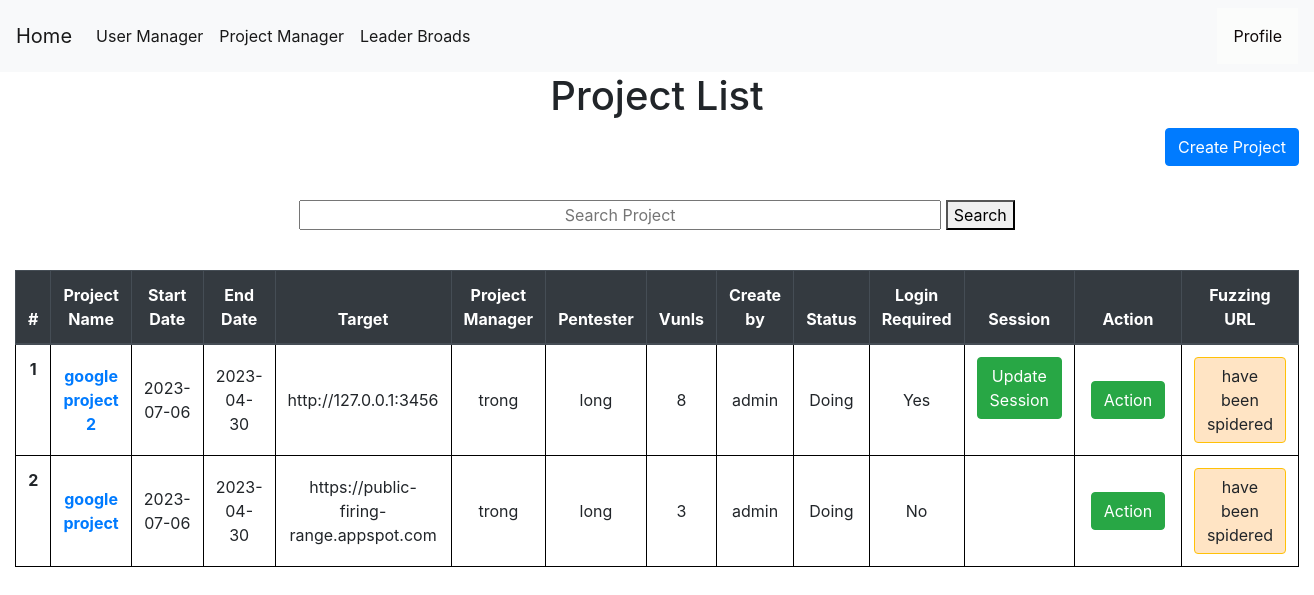
Before: /projectmanager (signed in) with the older database file.
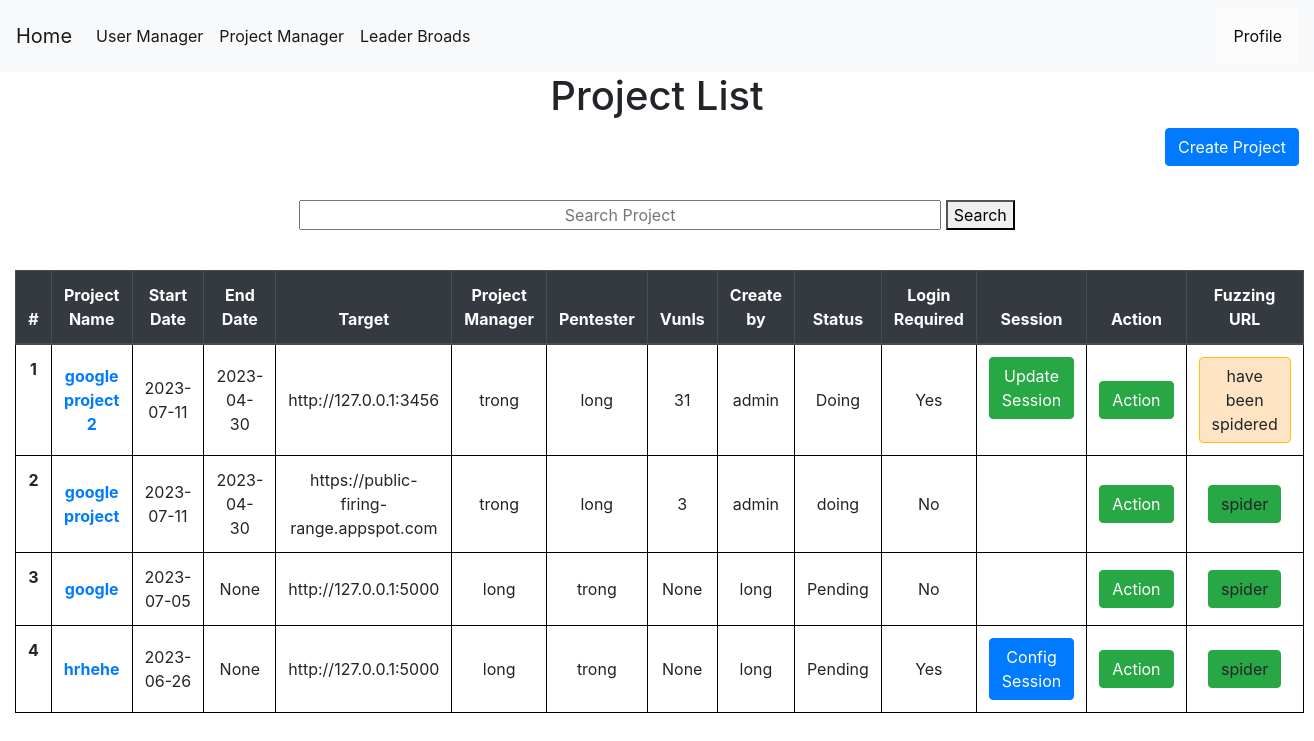
After: the same page with the newer database file.
### tables this page shows
CREATE TABLE projects (
    projectid INTEGER PRIMARY KEY AUTOINCREMENT,
    projectname TEXT NOT NULL,
    startdate date NOT NULL,
    enddate date,
    vunls int,
    target text not null,
    securitylevel TEXT,
    manager TEXT ,
    pentester TEXT ,
    status TEXT NOT NULL,
    create_by INTEGER ,
    isspider INTEGER,
    login INTEGER NOT NULL,
    isconfig INTEGER NOT NULL DEFAULT 0,
    FOREIGN KEY (pentester) REFERENCES users(userid) ON DELETE CASCADE
    FOREIGN KEY (manager) REFERENCES users(userid) ON DELETE CASCADE
    FOREIGN KEY (create_by) REFERENCES users(userid) ON DELETE CASCADE
);

### app.py (the view)
@app.route('/projectmanager', methods=('GET', 'POST'))
def showproject():
    msg = ''
    if session["userid"] == None:
        return redirect(url_for('login'))
    currentuser = get_current_user()
    conn = get_db_connection()
    projects = conn.execute('SELECT * FROM projects').fetchall()
    users = conn.execute('SELECT * FROM users').fetchall()
    conn.commit()
    conn.close()
    return render_template('show_project.html', currentuser=currentuser,projects=projects,users=users,msg=msg)

### app.py (called while the page is built)
def get_db_connection():
    conn = sqlite3.connect('database.db')
    conn.row_factory = sqlite3.Row
    return conn

def get_current_user():
    userid = session["userid"]
    conn = get_db_connection()
    user = conn.execute('SELECT * FROM users WHERE userid = ?',(userid,)).fetchone()
    conn.commit()
    conn.close()
    return user

### templates/show_project.html (shortened to what this page needs)
{% extends 'base.html' %}
{% block content %}
    <center><h1>{% block title %}  Project List  {% endblock %}</h1></center>
    <link rel= "stylesheet" type= "text/css" href= "{{ url_for('static',filename='css/showuser.css') }}">
    <link rel= "stylesheet" type= "text/css" href= "{{ url_for('static',filename='css/loading.css') }}">
    {% if currentuser["role"] != "Pentester" %}
    <a href="{{ url_for('add_project')}}" class="btn btn-primary" style="float: right;" role="button" aria-pressed="true">Create Project</a>
    {% endif %}
  <center>
  <form action="{{ url_for('search_project') }}" method ="GET">
    <input style="text-align: center;width:50%;" name="projectname" type="projectname" placeholder="Search Project" />
    <button>Search</button>
  </form>
</center></br>
<div >
    <table class="table" style="width:100%">
        <thead class="thead-dark" style="width:100%">
          <tr>
            <th style="text-align: center"scope="col">#</th>
            <th style="text-align: center"scope="col">Project Name</th>
            <th style="text-align: center"scope="col">Start Date</th>
            <th style="text-align: center"scope="col">End Date</th>
            <th style="text-align: center"scope="col">Target</th>
            <th style="text-align: center"scope="col">Project Manager</th>
            <th style="text-align: center"scope="col">Pentester</th>
            <th style="text-align: center"scope="col">Vunls</th>
            <th style="text-align: center"scope="col">Create by</th>
            <th style="text-align: center"scope="col">Status</th>
            <th style="text-align: center"scope="col">Login Required</th>
            <th style="text-align: center"scope="col">Session</th>
            <th style="text-align: center;width: 10%;"scope="col">Action</th>
            <th style="text-align: center"scope="col">Fuzzing URL</th>
          </tr>
        </thead>
        <tbody>
        {% for project in projects %}
          <tr >
            <th style="text-align: center" class="counterCell"></th>
            <th style="text-align: center"class="align-middle" scope="row"><a href="{{ url_for('project_detail',id= project.projectid) }} ">{{ project.projectname }}</a></th>
            <td style="text-align: center"class="align-middle" >{{ project.startdate }}</td>
            <td style="text-align: center"class="align-middle" >{{ project.enddate }}</td>
            <td style="text-align: center"class="align-middle" >{{ project.target }}</a></td>
            <td style="text-align: center"class="align-middle" >{{ project.manager }}</td>
            <td style="text-align: center"class="align-middle" >{{ project.pentester }}</td>
            <td style="text-align: center"class="align-middle" >{{ project.vunls }}</td>
            <td style="text-align: center"class="align-middle" >{{ project.create_by }}</td>
            <td style="text-align: center"class="align-middle" >{{ project.status }}</td>
            {% if project.login == 1 %}
            <td style="text-align: center"class="align-middle" >Yes</td>
            {% else %}
            <td style="text-align: center"class="align-middle" >No</td>
            {% endif %}
            <td>
            {% if project.login == 1 %}
              {% if project.isconfig == 0%}
              <a style="text-align: center" href="{{ url_for('cookies_config',id= project.projectid) }}" class="btn btn-primary">Config Session</a>
              {% else %}
              <a style="text-align: center" href="{{ url_for('cookies_update',id= project.projectid) }}" class="btn btn-success">Update Session</a>
              {% endif%}
            {% else %}
            <a></a>
            {% endif %}
            </td>
            <td style="text-align: center" class="align-middle" >
              <div style="float:center;" class="dropdown">
                <button class="btn btn-success" class="dropbtn">Action</button>
              </div>
            </td>
            <td style="text-align: center" class="align-middle" >
                      {% if project.isspider != 1 %}
                      <a  style="text-align: center"class="btn btn-success" onclick="loadScreen({{project.projectid}})">spider</a>
                      {% else %}
                      <a class="btn btn-warning" style="background-color: bisque;" style="text-align: center" class="align-middle" >
                        have been spidered
                      </a>
                      {% endif %}
            </td>
          </tr>
        {% endfor %}
        </tbody>
      </table>
    </div>
{% endblock %}

### templates/base.html (shortened to what this page needs)
<!doctype html>
<link rel= "stylesheet" type= "text/css" href= "{{ url_for('static',filename='css/style.css') }}">
<html lang="en">
  <head>
    <link rel="stylesheet" href="https://stackpath.bootstrapcdn.com/bootstrap/4.3.1/css/bootstrap.min.css">
  </head>
  <body>
    <nav class="navbar navbar-expand-md navbar-light bg-light">
      {% block sidebar %}
        <a class="navbar-brand" href="{{ url_for('dashboard')}}">Home</a>
        <div class="collapse navbar-collapse" id="navbarNav">
            <ul class="navbar-nav">
              {% if session.userid %}
                {% if session.userid == 1 %}
              <li class="nav-item active">
                <a class="nav-link" href="{{ url_for('showuser')}}">User Manager</a>
              </li>
                {% endif %}
              <li class="nav-item active">
                <a class="nav-link" href="{{ url_for('showproject')}}">Project Manager</a>
              </li>
              <li class="nav-item active">
                <a class="nav-link" href="{{ url_for('leaderboard')}}">Leader Broads</a>
              </li>
              {% endif %}
              </ul>
        </div>
        {% endblock %}
        {% if session.userid %}
        <div class="dropdown">
          <button class="dropbtn">Profile</button>
        </div>
        {% else %}
          <a href="{{ url_for('login')}}" class="nav-link">Login</a>
        {% endif %}
    </nav>
    <div class="container">
        {% block content %} {% endblock %}
    </div>
</html>

### static/css/style.css (style rules this page uses)
table, th, td { border: 1px solid black; }
body { min-height: 100vh; height: 100%; margin: 0; z-index: 10; display: grid; grid-template-rows: auto 1fr auto; }
body { display: flex; flex-direction: column; }
.dropbtn { background-color: #fbfcfb; color: rgb(15, 8, 8); padding: 16px; font-size: 16px; border: none; }
.dropdown { position: relative; display: inline-block; }
.container { max-width: 1680px !important; }

### static/css/showuser.css (style rules this page uses)
table { counter-reset: tableCount; }
.counterCell:before { content: counter(tableCount); counter-increment: tableCount; }

Changed rows visible on the page:
changed projects "google project 2": startdate "2023-07-06" → "2023-07-11"; vunls "8" → "31"
changed projects "google project": startdate "2023-07-06" → "2023-07-11"; status "Doing" → "doing"; now shows "spider"; no longer shows "have been spidered"
added projects: projectname "google", startdate "2023-07-05", enddate "None", target "http://127.0.0.1:5000", manager "long", pentester "trong", vunls "None", create_by "long", status "Pending", login "No"
added projects: projectname "hrhehe", startdate "2023-06-26", enddate "None", target "http://127.0.0.1:5000", manager "long", pentester "trong", vunls "None", create_by "long", status "Pending", login "Yes"
